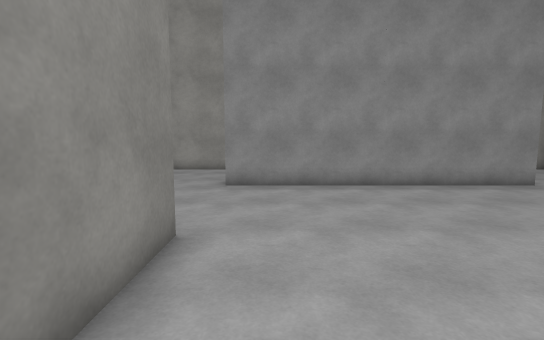
view 1 (above)

16 first-person views from a walk through a 3-D level made in the Unity game engine. The camera is 1.5 m above the floor, tilts 6° down and sees 85° across. The floor is counted in squares, 1 m on a side. Each view is taken from the middle of a square. On the plan, view 1 faces up. The plan holds only what a view shows up to about 15 squares ahead; the rest is blank. The place goes on beyond the plan. The player is left out. Surface patterns are stand-ins for the level's own textures.

view 2
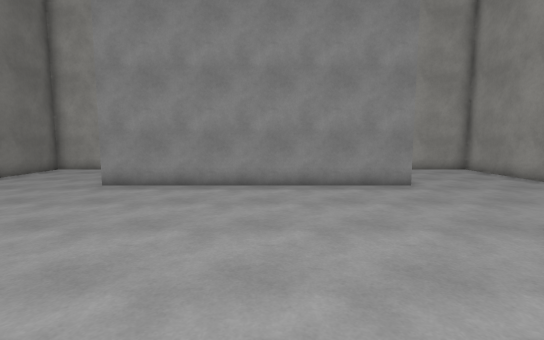

view 3
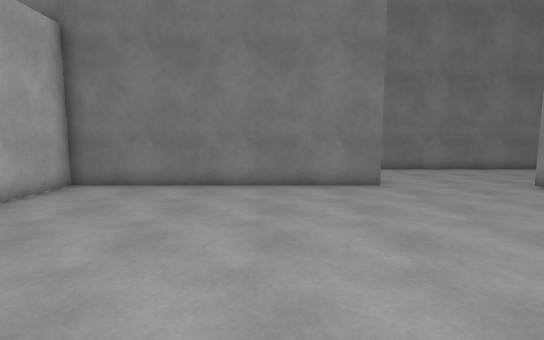

view 4
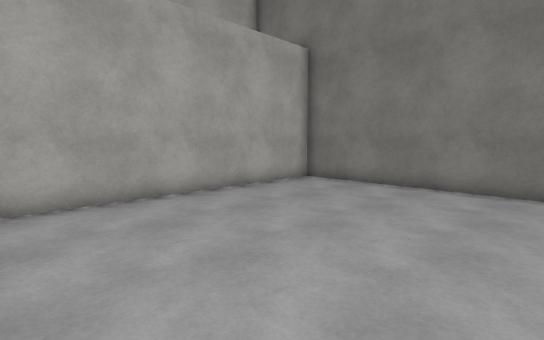

view 5
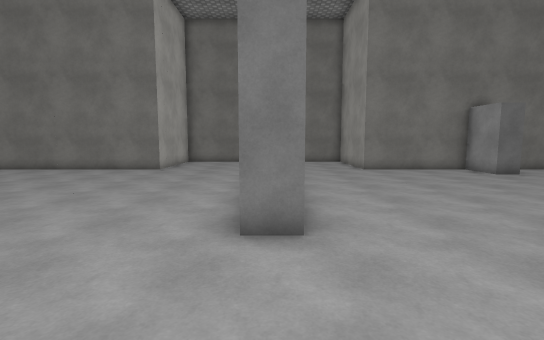

view 6
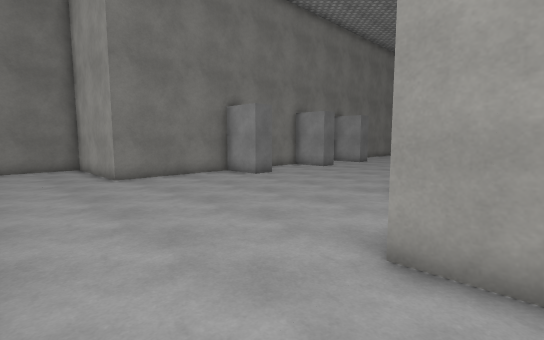

view 7
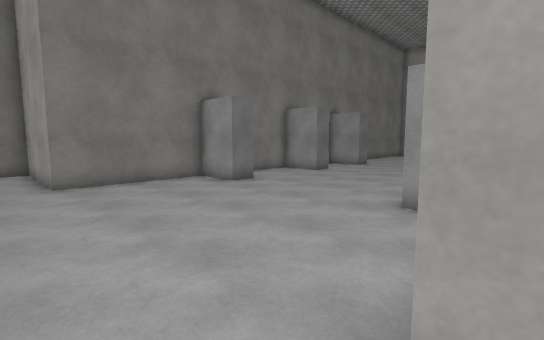

view 8
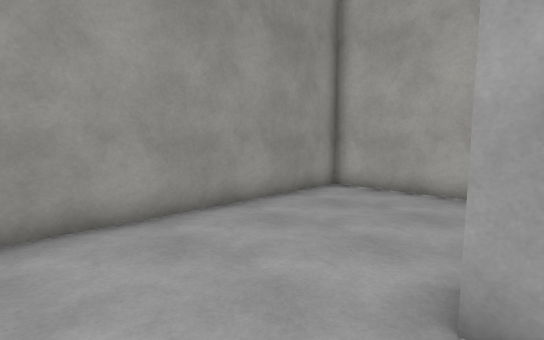

view 9
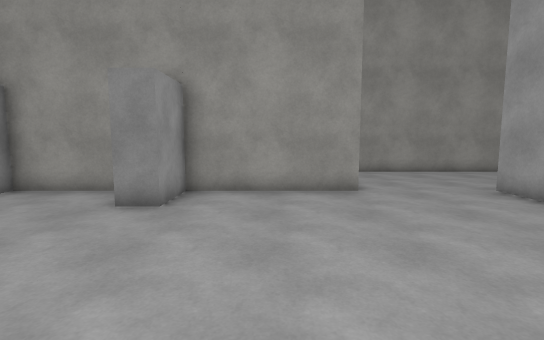

view 10
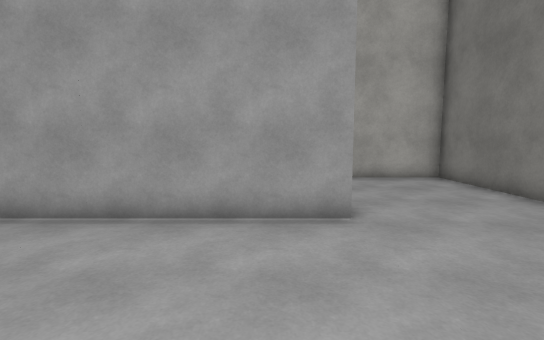

view 11
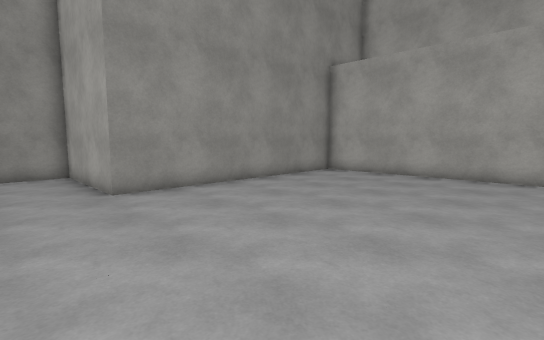

view 12
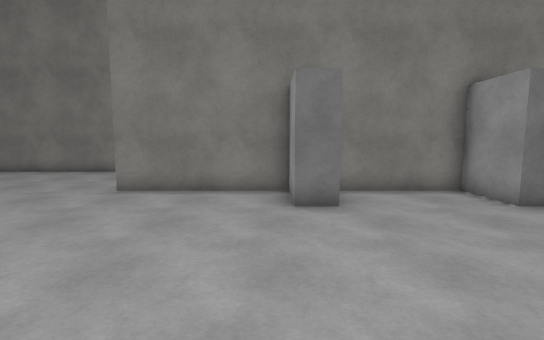

view 13
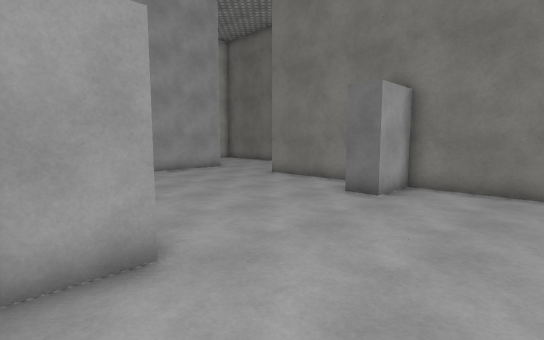

view 14
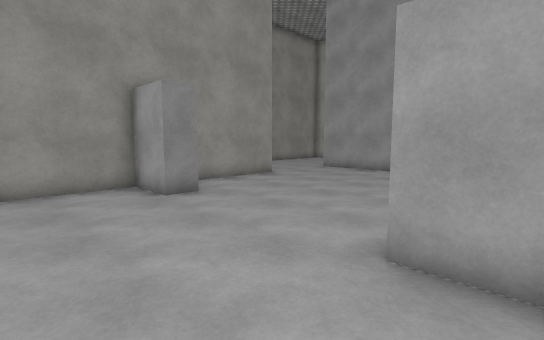

view 15
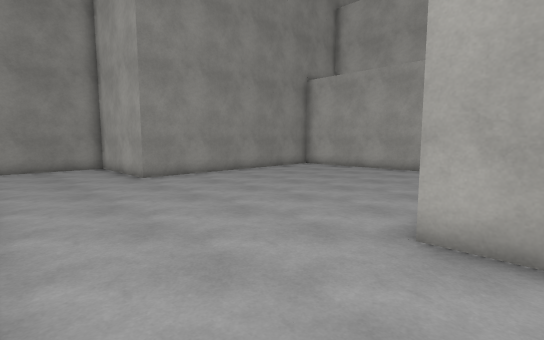

view 16
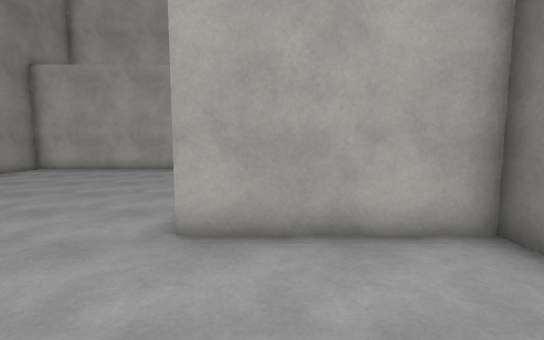

### Floor plan
Points are (right, up) in squares from view 1. A wall is a line through its corners. A room is listed if a view was taken in it or the views show most of it. See-through windows are left out.
Room 1 (views 1, 2, 3, 4, 5, 6, 7, 8, 9, 10, 11, 12, 13, 14, 15, 16)
walls: (-1.6, 10.5) (8.5, 10.5) (8.5, 9.5) (-1.5, 9.5); (-1.5, 24.5) (-1.5, 20.5) (0.5, 20.5) (0.5, 19.5) (-1.5, 19.5) (-1.5, 14.5) (-6.5, 14.5) (-6.5, 4.5) (-1.5, 4.5) (-1.5, -5.5) (8.5, -5.5) (8.5, 4.5) (13.5, 4.5) (13.5, 14.5) (8.5, 14.5) (8.5, 19.5) (6.5, 19.5) (6.5, 20.5) (8.5, 20.5) (8.5, 24.5)

Where each view was taken, in squares from view 1:
view 1: 0 up, 0 right, facing up
view 2: 0 up, 4 right, facing up
view 3: 1 up, 8 right, facing left
view 4: 2 up, 8 right, facing down-left
view 5: 10 up, 13 right, facing left
view 6: 11 up, 10 right, facing up-left
view 7: 13 up, 9 right, facing up-left
view 8: 13 up, 8 right, facing down-right
view 9: 17 up, 0 right, facing right
view 10: 16 up, 0 right, facing down
view 11: 7 up, 0 right, facing down-right
view 12: 19 up, 7 right, facing left
view 13: 24 up, 8 right, facing down-left
view 14: 24 up, 1 left, facing down-right
view 15: 9 up, 3 left, facing down-right
view 16: 9 up, 3 left, facing down
